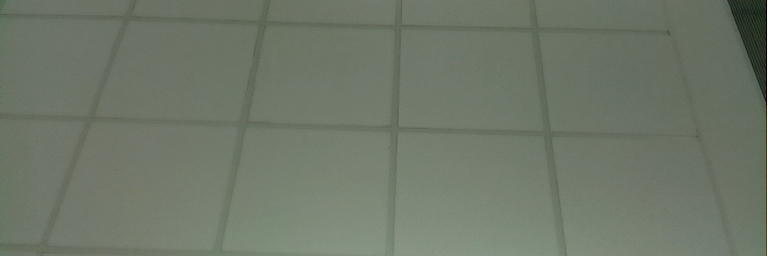
#> input picture enc/20.bmp, 768 x 256 px
$ python testImage.py   (older library calls are emulated)
#> lines starting #> are read from the running program, lines starting #| are printed output that depends on the picture
from PIL import Image
from numpy import*


from array import *

w, h = 256, 256;
e = [[0 for a in range(w)] for b in range(h)]
e_par = [[0 for a in range(w)] for b in range(h)]

'''
img = Image.new( 'L', (256,256), "red") # Create a new black image
pixels = img.load() # Create the pixel map
print(pixels)
#pixels.reshape()
'''
from PIL import Image
import cv2
#im = Image.open('20.bmp').convert('L')
#orig_data = []
im = cv2.imread('20.bmp',1) #===  #0 for grayscale , 1 for colored
#> im is the input picture: shape (256, 768, 3); mean B, G, R 105.4, 119.5, 110.4
#orig_data.append (im)
#print('orig_data.shape[0] = ',orig_data.shape[0])
#orig_data.reshape(orig_data.shape[0],256)
print(im.shape)
#| (256, 768, 3)
print(im[0][0])
#| [ 89 108  85]
#im[0][0] = 255

'''
cv2.imshow('20.bmp',im)
cv2.waitKey(0)
cv2.destroyAllWindows()
'''

import numpy as np
kernel_img = np.zeros((h,w,3), np.uint8)   #===
#print(blank_img.shape)
cv2.imwrite("kernel.bmp", kernel_img)

b_im = cv2.imread('kernel.bmp',1) #===
print(b_im.shape)
#| (256, 256, 3)

for i in range(256):    # For every pixel:
    for j in range(256):
        if(i==0):
            e[i][j] = (17*i*j+19*j+29)%256
            #print(e[i][j])
            b_im[i][j]= e[i][j]
        else:
            e[i][j] = (e[i-1][j]+i)%256
            b_im[i][j]= e[i][j]
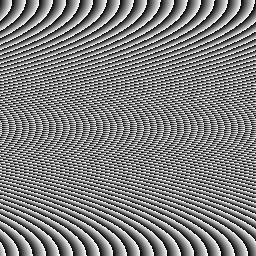
#> b_im: shape (256, 256, 3); min 0, max 255, mean 127.5

cv2.imwrite("kernel.bmp", b_im)    #this img is kernel

#--------------------------------------------

#allocate bigger size and read the image in it
''' NOT NEEDED, DIRECTLY TAKE FROM im
pixelOrig = np.zeros((h,768,3), np.uint8) #2304===  #pixelOrig is array containing all 0  -- h,w,channel

for i in range(h):  #height
    for j in range(768):  #width
        pixelOrig[i][j] = im[i][j]

cv2.imwrite("pixelsOrig.bmp", pixelOrig)     #now pixelOrig is of h x 2304 size and having original image
print('pixelOrig.shape = ',pixelOrig.shape)
'''
# [10 lines of commented-out code are left out]

'''
for i in range(0,2304):   #col
    for j in range(0,256):   #row
        if(i<769 and j<256):
            #pixelOrig[i][j] = im[i][j]
            pixelOrig.append(im[i][j])
'''

pixelEnc = np.zeros((h,768,3), np.uint8)  #===2304
cv2.imwrite("pixelEnc.bmp", pixelEnc)
print('pixelEnc.shape = ',pixelEnc.shape)

for i in range(0,h,256):
    for j in range(0,768,256):   #2304
        for k in range(0,256,1):
            for l in range(0,256,1):
                pixelEnc[i+k][j+e[k][l]] = im[i+k][j+l] #pixelOrig   #reversed the order
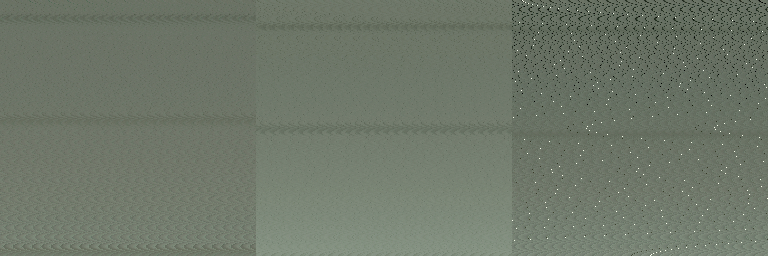
#> pixelEnc: shape (256, 768, 3); mean B, G, R 105.4, 119.5, 110.4


cv2.imwrite("pixelEnc.bmp", pixelEnc)   #now this is having garbled image

#-----------------------------------------

# Decryption

for i in range(0,256,1):
    for j in range(0,256,1):
        e_par[i][e[i][j]] = j;

qpixelMap = cv2.imread('pixelEnc.bmp',1)  #===
print('qpixelMap.shape =',qpixelMap.shape)
#| qpixelMap.shape = (256, 768, 3)
pixelDec = np.zeros((h,768,3), np.uint8)     #====2304


for i in range(0,h,256):
    for j in range(0,768,256):  #2304
        for k in range(0,256,1):
            for l in range (0,256,1):
                print(j+e_par[k][l],i+k,j+l,i+k)
                pixelDec[i+k][j+e_par[k][l]] = qpixelMap[i+k][j+l]


cv2.imwrite("pixelDec.bmp", pixelDec)
